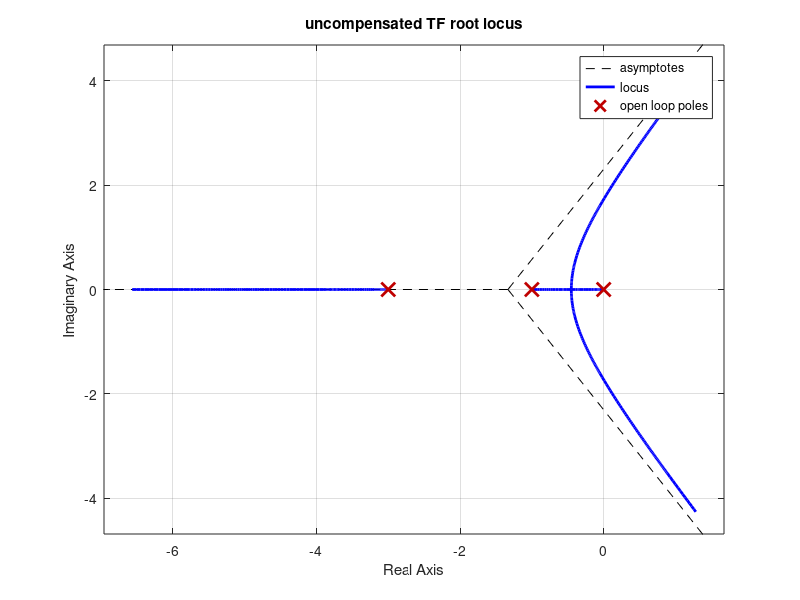
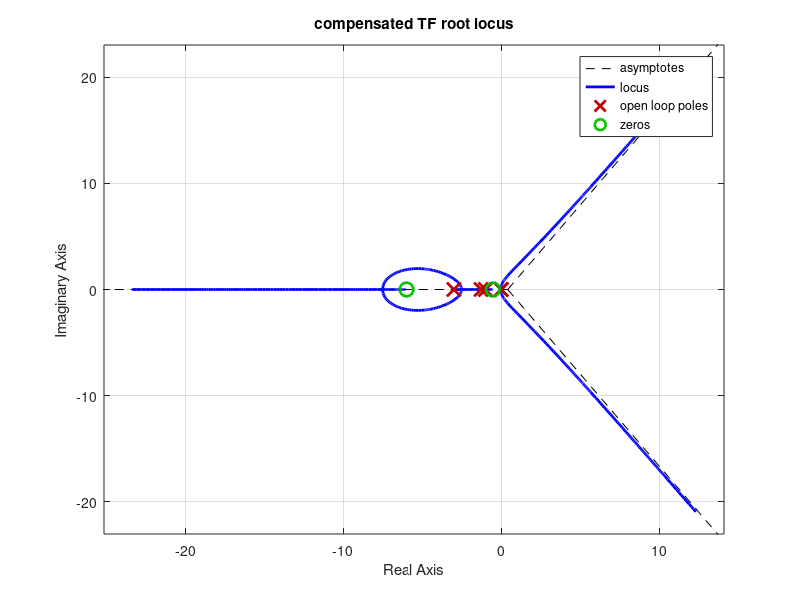
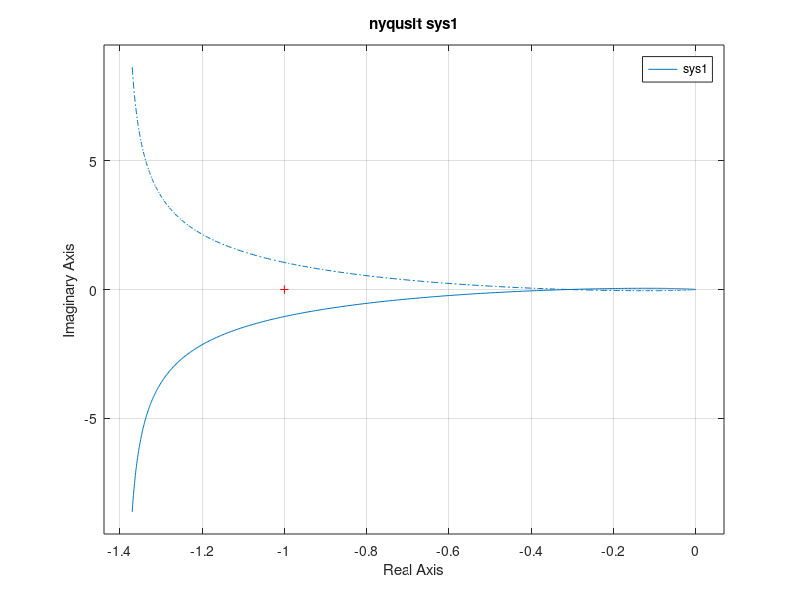
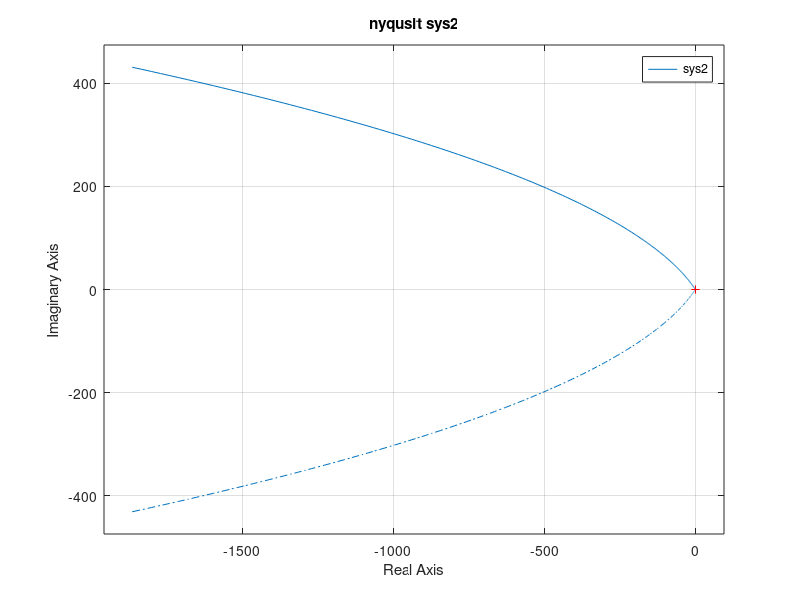

The MATLAB script that drew these images, in order:
%% QUESTION 1

% uncompensated
num = 6.128;
den = conv([1 0], conv([1 1], [1 3]));
tf0 = tf(num, den);
rlocus(tf0);
title('uncompensated TF root locus'); 

% compensated
figure;
num = conv(2.116, conv([1 6], [1 0.53215]));
den = conv([1 0.01], conv([1 1.28], conv([1 0], conv([1 1], [1 3]))));
tf1 = tf(num , den); 
rlocus(tf1);
title('compensated TF root locus'); 

%% QUESTION 3
num = 50;
den = conv([1 0], conv([1 3], [1 6]));
sys1 = tf(num, den);
figure;
nyquist(sys1);
title('nyqusit sys1');
[z1,p1,k1] = tf2zp(num,den);
% z1 = n/a % p1 = (0,0) (-6,0) (-3,0) % k1 = 50

num = conv(50, [1, 4]);
den = conv([1 0 0], [1 1]);
sys2 = tf(num, den);
figure;
nyquist(sys2);
title('nyqusit sys2');
[z2,p2,k2] = tf2zp(num,den);
% z2 = (0,-4) % p2 = (0,0) (0,0) (-1,0) % k2 = 50;

num = conv(20, [1 3]);
den = conv([1 0], conv([1 1], [1 4]));
sys3 = tf(num, den);
figure;
nyquist(sys3);
title('nyqusit sys3');
[z3,p3,k3] = tf2zp(num,den);
% z3 = (-3,0) % p3 = (0,0) (0,-4) (0,-1) % k3 = 20

num = conv(100, [1 5]); 
den = conv([1 0], conv([1 3], [1 0 4]));
sys4 = tf(num, den);
figure;
nyquist(sys4);
title('nyqusit sys4');
[z4,p4,k4] = tf2zp(num,den); 
% z4 = (-5,0) % p4 = (0,0) (-3,0) (0, j2) (0, -j2) % k4 = 100
